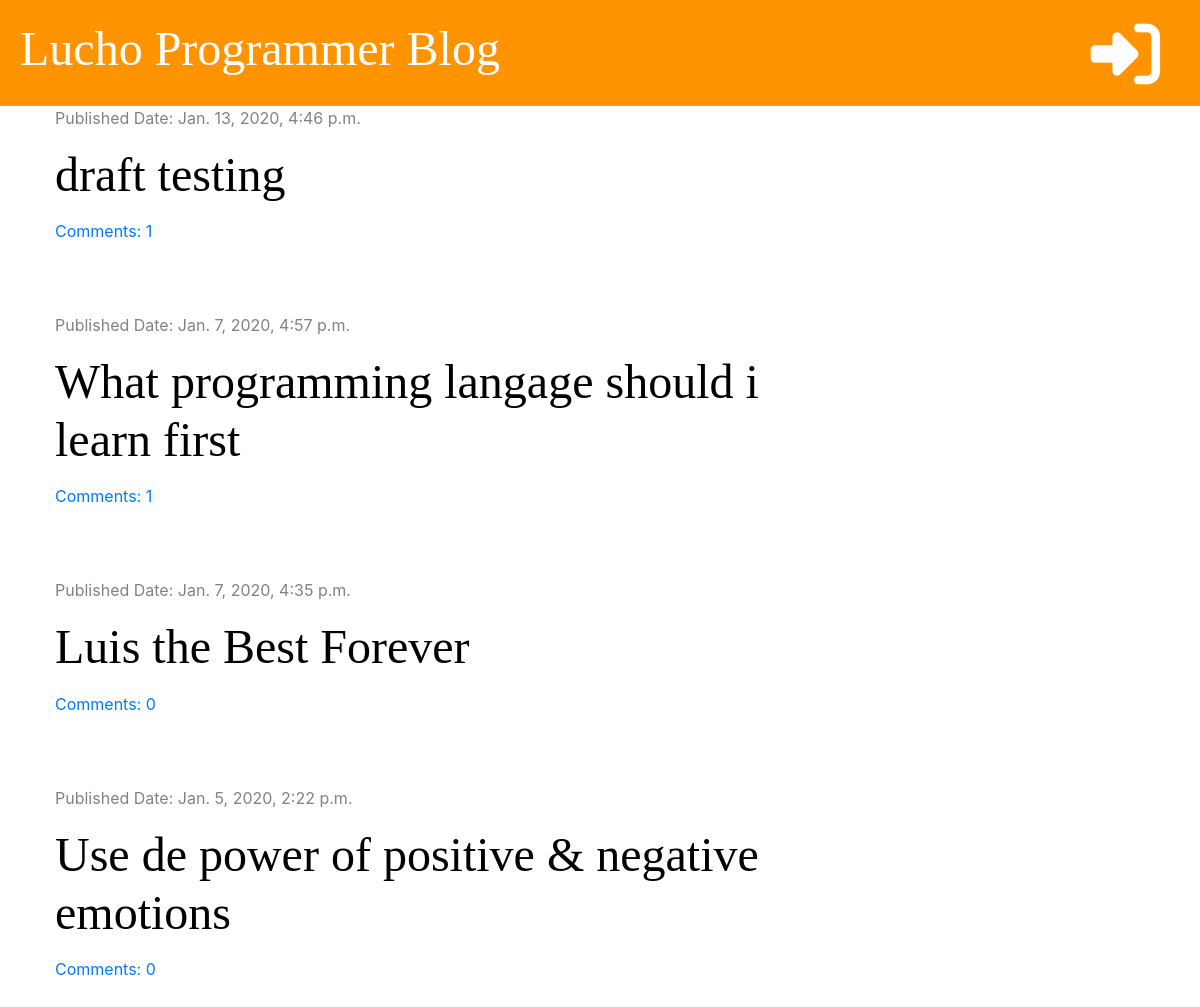
The page / on the database its author committed.
### blog/models.py (models this page shows, shortened)
class Post(models.Model):
    author = models.ForeignKey('auth.User', on_delete=models.CASCADE)
    title = models.CharField(max_length=200)
    text = models.TextField()
    created_date = models.DateTimeField(default=timezone.now)
    published_date = models.DateTimeField(blank=True, null=True)
    def approved_comments(self):
        return self.comments.filter(approved=True)

### blog/views.py (the view)
# urls.py: path('', views.post_list, name='post_list'),
def post_list(request):
    posts = Post.objects.all().order_by('-published_date')
    stuff_for_frontend = {'posts': posts}
    return render(request, 'blog/post_list.html', stuff_for_frontend)

### blog/templatetags/markdownify.py (called while the page is built)
@register.filter
def markdown(value):
    renderer = HighlightRenderer()
    markdown = mistune.Markdown(renderer=renderer)
    return markdown(value)

### blog/templates/blog/post_list.html (shortened to what this page needs)
{% extends 'blog/base.html' %}
{% load markdownify %}
{% block content %}
    {% for post in posts %}
        <div class="post">
            <div class="date">
                <p>Published Date: {{ post.published_date }}</p>
            </div>
            <h1><a href="{% url 'post_detail' pk=post.pk %}">{{ post.title }}</a></h1>
            <a href="{% url 'post_detail' pk=post.pk %}">Comments: {{ post.approved_comments.count }}</a>
        </div>
    {% endfor %}
{% endblock %}

### blog/static/css/blog.css (style rules this page uses)
h1, h2, h3, h4 { font-family: 'Tangerine', 'Inconsolata', 'Droid Sans', serif; font-size: 48px; }
.date { color: #828282 }
.post { margin-bottom: 70px; }
.post h1 a { color: black; }

### rows shown on the page
Post: published_date "Jan. 13, 2020, 4:46 p.m.", title "draft testing", approved_comments.count "1"
Post: published_date "Jan. 7, 2020, 4:57 p.m.", title "What programming langage should i learn first", approved_comments.count "1"
Post: published_date "Jan. 7, 2020, 4:35 p.m.", title "Luis the Best Forever", approved_comments.count "0"
Post: published_date "Jan. 5, 2020, 2:22 p.m.", title "Use de power of positive & negative emotions", approved_comments.count "0"
